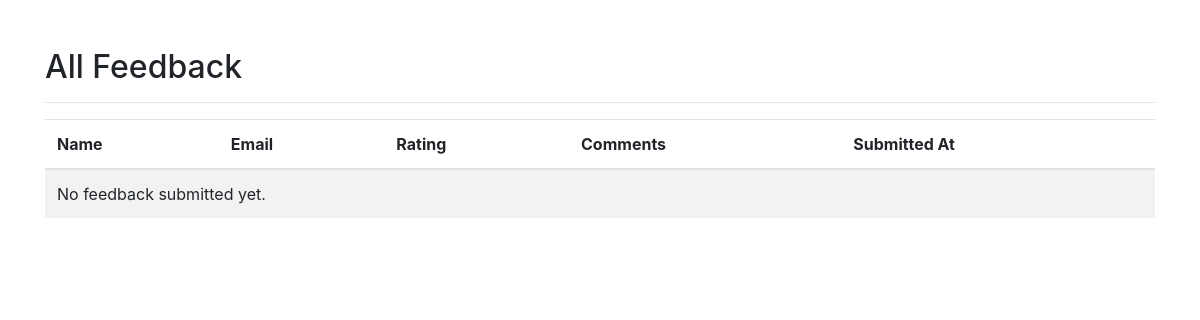
/feedback/view/ (signed in), run on an earlier commit of the app's database.
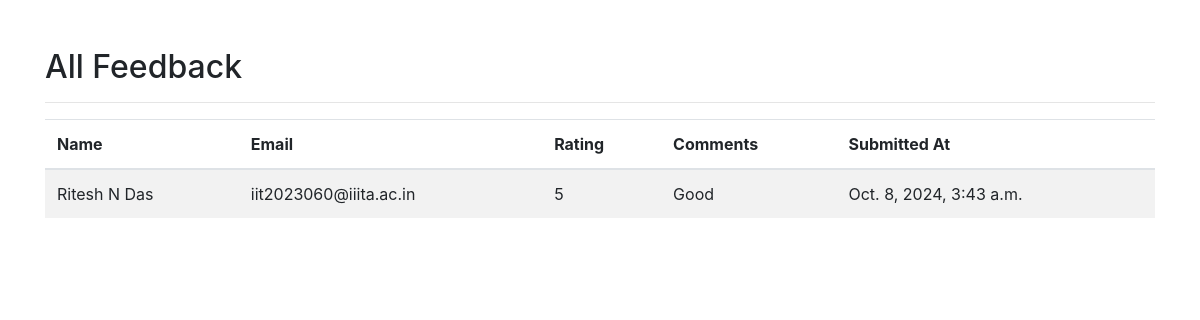
And on a later commit of the database.
### feedback/models.py (models this page shows, shortened)
class Feedback(models.Model):
    user = models.ForeignKey(User, on_delete=models.CASCADE, null=True)
    name = models.CharField(max_length=100)
    email = models.EmailField()
    rating = models.IntegerField(choices=[(i, i) for i in range(1, 6)])
    comments = models.TextField()
    submitted_at = models.DateTimeField(auto_now_add=True)

### feedback/views.py (the view)
# urls.py: path('view/', view_feedback, name='view_feedback'),
def view_feedback(request):
    if request.user.is_superuser:
        feedback_list = Feedback.objects.all().order_by('-submitted_at')
    else:
        feedback_list = Feedback.objects.filter(user=request.user).order_by('-submitted_at')
    return render(request, 'feedback/view_feedback.html', {'feedback_list': feedback_list})

### templates/feedback/view_feedback.html (shortened to what this page needs)
<!DOCTYPE html>
<html>
<head>
    <link rel="stylesheet" href="https://stackpath.bootstrapcdn.com/bootstrap/4.5.2/css/bootstrap.min.css">
</head>
<body>
    <div class="container mt-5">
        <h2>All Feedback</h2>
        <hr>
        <table class="table table-striped">
            <thead>
                <tr>
                    <th>Name</th>
                    <th>Email</th>
                    <th>Rating</th>
                    <th>Comments</th>
                    <th>Submitted At</th>
                </tr>
            </thead>
            <tbody>
                {% for feedback in feedback_list %}
                    <tr>
                        <td>{{ feedback.name }}</td>
                        <td>{{ feedback.email }}</td>
                        <td>{{ feedback.rating }}</td>
                        <td>{{ feedback.comments }}</td>
                        <td>{{ feedback.submitted_at }}</td>
                    </tr>
                {% empty %}
                    <tr>
                        <td colspan="5">No feedback submitted yet.</td>
                    </tr>
                {% endfor %}
            </tbody>
        </table>
    </div>
</body>
</html>

What changed in the data, as far as the page shows it:
added Feedback: name "Ritesh N Das", email "iit2023060@iiita.ac.in", rating "5", comments "Good", submitted_at "Oct. 8, 2024, 3:43 a.m."
Also different on the page:
text no longer shown: "No feedback submitted yet."
